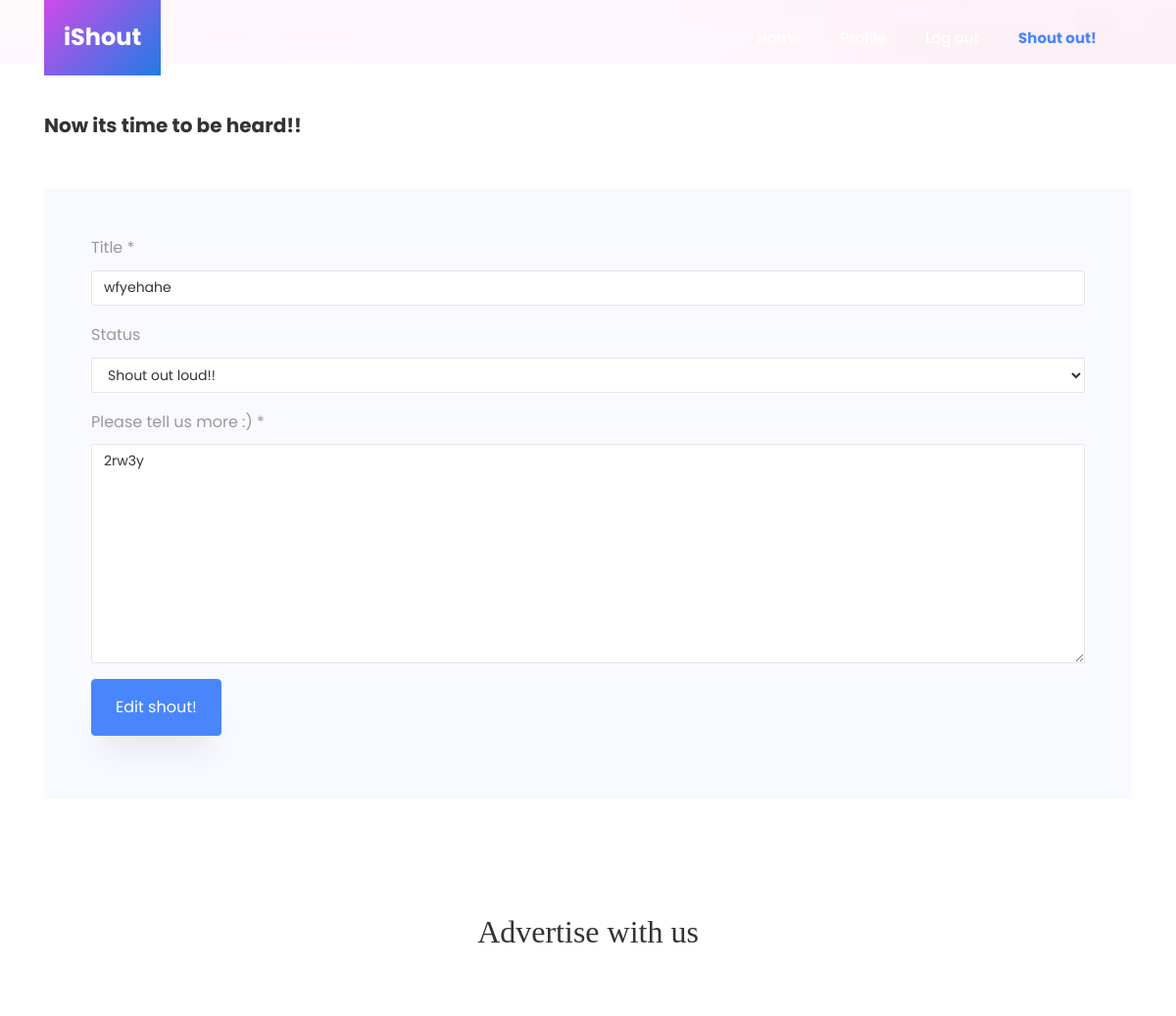
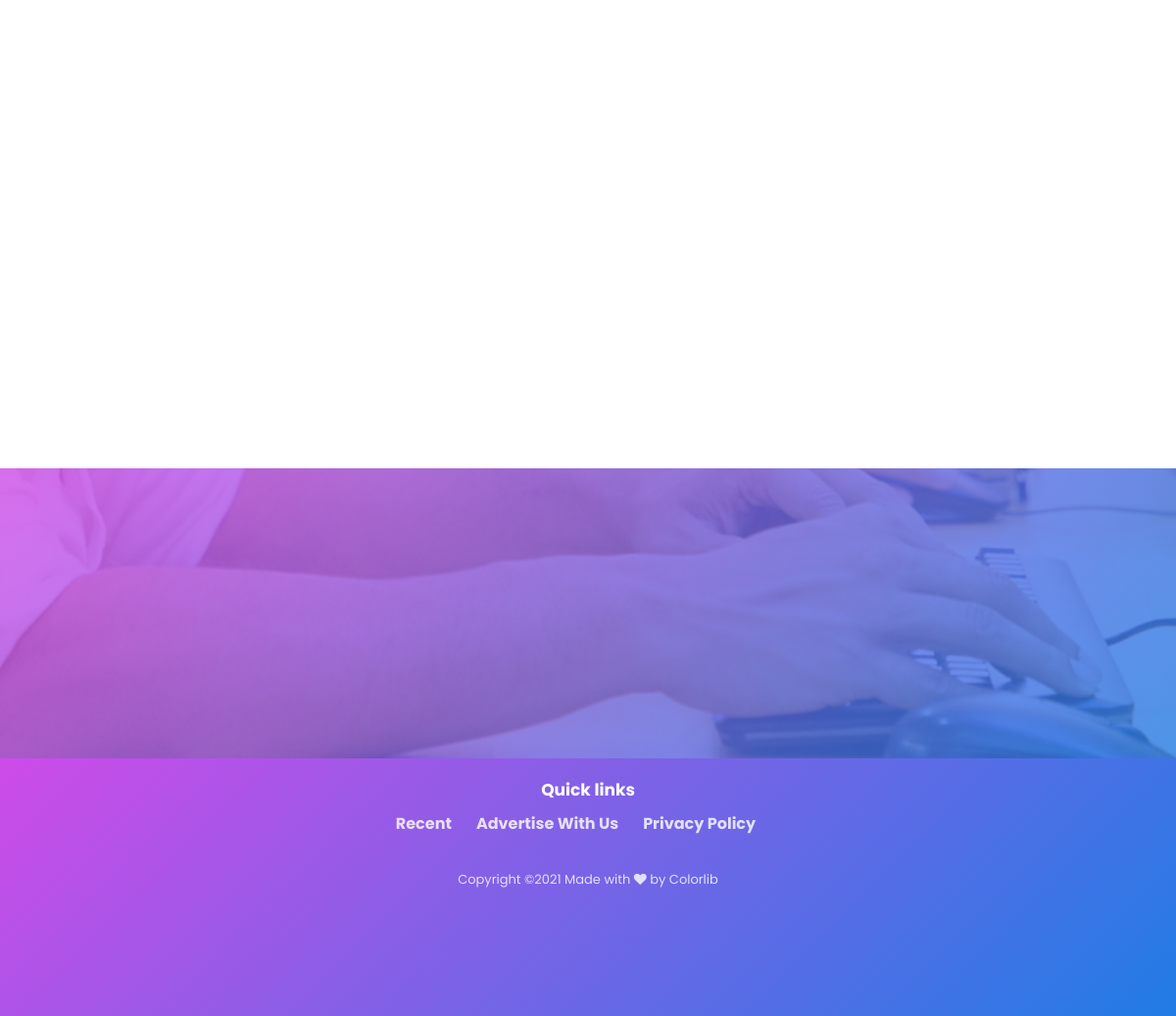
Page /4/33t4yy34/edit/ (signed in) on the committed database (2 pictures, top to bottom).
### Post/models.py (models this page shows, shortened)
class Post(models.Model):
    STATUS_CHOICES = (
        ('draft', 'Draft'),
        ('published', 'Published'),
    )
    title = models.CharField(max_length=255)
    slug = models.SlugField(max_length=255, unique_for_date='published', blank=True)
    detail = models.TextField()
    author = models.ForeignKey(User, null=True, on_delete=models.SET_NULL, related_name='posts')
    status = models.CharField(choices=STATUS_CHOICES, max_length=10, default='draft')
    published = models.DateTimeField(auto_now_add=True)
    updated = models.DateTimeField(auto_now=True)
    tags = TaggableManager()
    class Meta:
        ordering = ('-published',)

### Post/views.py (the view, shortened to what this page needs)
# urls.py: path('<int:pk>/<slug:slug>/edit/', views.edit, name="edit"),
@login_required
def edit(request, pk, slug):
    post = get_object_or_404(Post, id=pk, slug=slug)
    context = {'post':post}
    return render(request, "post/edit.html", context)

### Main/templates/post/edit.html (shortened to what this page needs)
{% extends 'base.html' %}
{% load static %}
{% block content %}
    <section class="hero-wrap" style="height: 65px; background-image: url({% static 'images/background.jpg' %});">
    </section>
    <section class="container">
        <div class="comment-form-wrap pt-5">
            <h3 class="mb-5" style="font-size: 20px; font-weight: bold;">Now its time to be heard!!</h3>
            <form class="p-5 bg-light" method="post">
              <div class="form-group">
                <label for="title">Title *</label>
                <input type="text" required class="form-control" name="title" id="title" value="{{ post.title }}">
              </div>
              <div class="form-group">
                <label for="status">Status</label>
                <select class="form-control" id="status" name="status">
                    <option value="published" {% if post.status == 'published' %}selected{% endif %}>Shout out loud!!</option>
                </select>
              </div>
              <div class="form-group">
                <label for="detail">Please tell us more :) *</label>
                <textarea required name="detail" id="detail" cols="30" rows="10" class="form-control">{{ post.detail }}</textarea>
              </div>
              <div class="form-group">
                <input type="submit" value="Edit shout!" class="btn py-3 px-4 btn-primary">
              </div>
            </form>
          </div>
    </section>
{% endblock %}

### rows in the picture
Post: title "wfyehahe", status "Shout out loud!!", detail "2rw3y"
